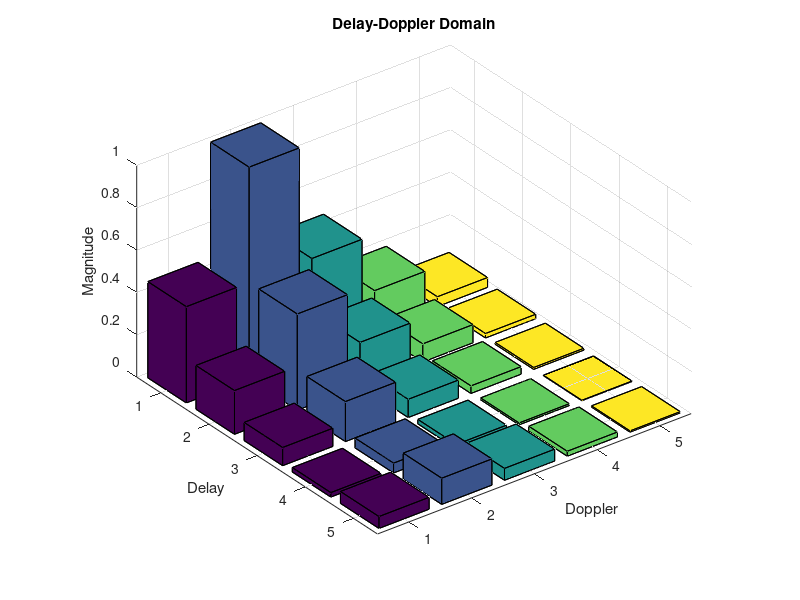
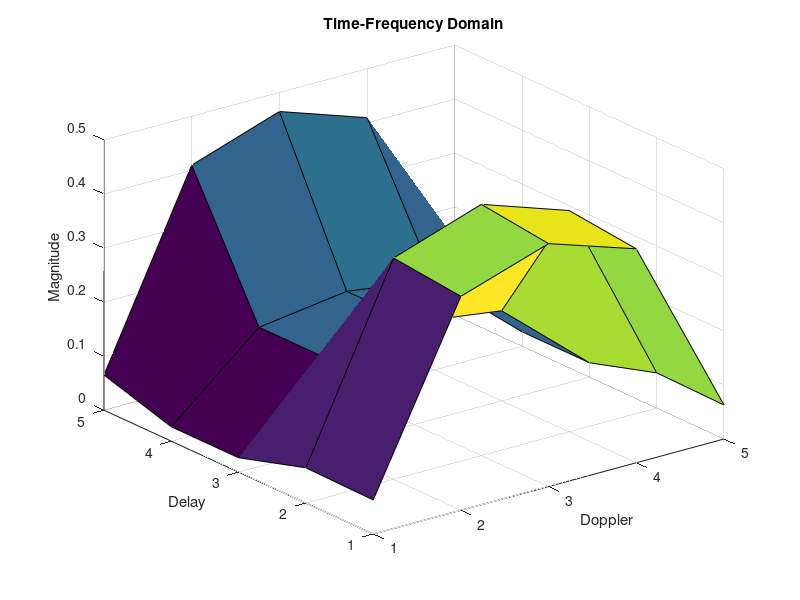
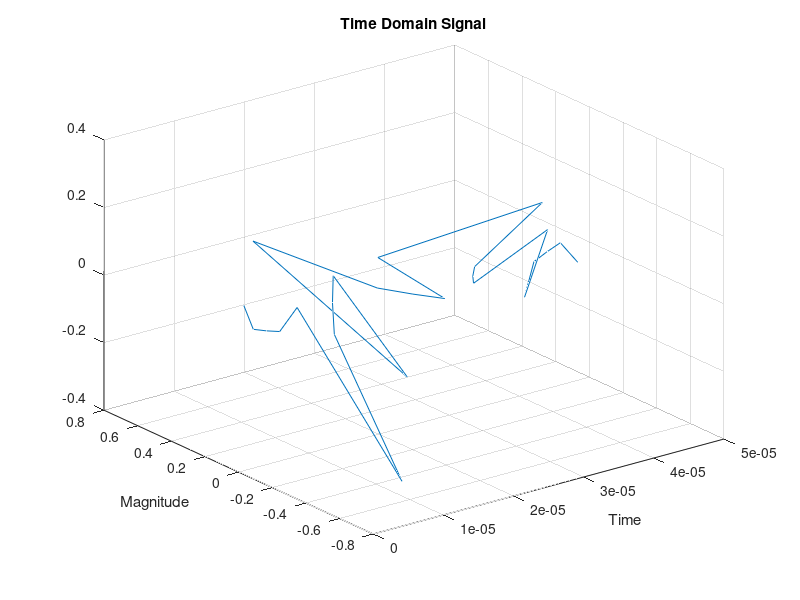
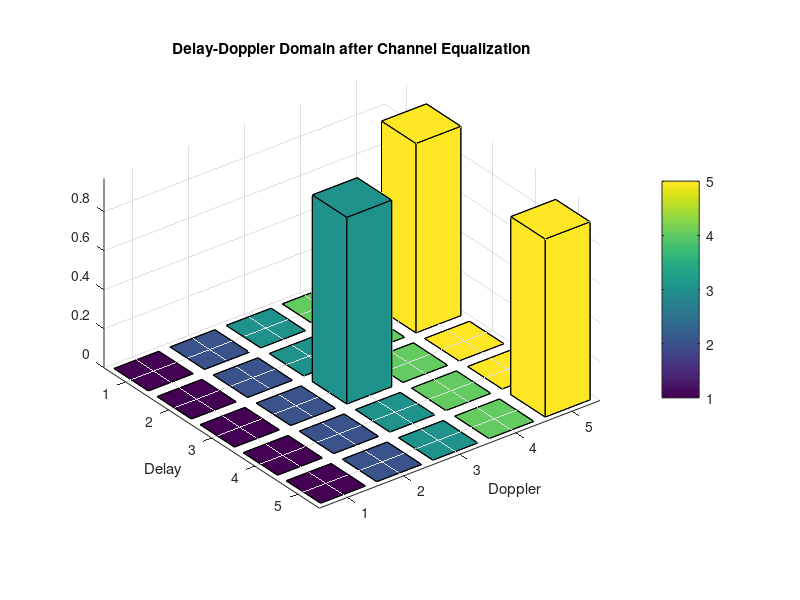

These figures' MATLAB source, in order:
clc;
clear;
close all;
%--------------------------------------------------------------------------
%delay Doppler grid dimensions
%span of delay axis
T = 50e-6;
%span of Doppler axis
Delf = 20e3;
%number of cells along Doppler
M = input("Enter the value of M: ");
%Number of cells across Delay
N = input("Enter the value of N: ");
%channel paths
P = input("Enter the value of P: ");
%delay axis
delay_axis = 0:T/N:T-T/N;
%Doppler axis
doppler_axis = -Delf/2:Delf/N:Delf/2-Delf/N;
%% %transmit signal
dd_xmit = zeros(N,M);
%ideal pulse transmit signal in dd domain
%dd_xmit(1,2) = 1;
%dd_xmit(1,4) = 1;
%delay axis location of symbol
tx_symbol_n = 0;
%Doppler axis location of symbol
tx_symbol_m = 1;
for i = 1:length(tx_symbol_n)
    n=N/2-tx_symbol_n(i);m=M/2-tx_symbol_m(i);
    [M_ax,N_ax] = meshgrid((-M/2+m:M/2+m-1),(-N/2+n:N/2+n-1));
    dd_xmit = dd_xmit + sinc(M_ax/(0.5*pi)).*sinc(N_ax/(0.5*pi));
end
%% ISFFT to convert to time-frequency grid
X = fftshift(fft(fftshift(ifft(dd_xmit).',1)).',2); %Method 1
%X = fft(ifft(dd_xmit).').'/sqrt(M/N); %Method 2
%% Heisenberg transform to convert to time domain transmit signal
s_mat = ifft(X,M,1)*sqrt(M); % Heisenberg transform %Method 1
%s_mat = ifft(X.')*sqrt(M); %Method 2
s = s_mat(:);
%% channel equalization
r = zeros(size(s));

%channel_delay = [10,12,13]; %Method 1
%channel_doppler = [2,3,4]; %Method 1

channel_coefficients = rand(P, 1); % Channel coefficients
channel_delay = randi([1, M], P, 1); % Delay shifts %Method 2
channel_doppler = randi([1, N], P, 1); % Doppler shifts %Method 2

for i=1:length(channel_delay)
    r = r + circshift(s.*exp(-1j*2*pi*channel_doppler(i)/(M*N).*(1:M*N)'),-channel_delay(i));
end

Y_DD = zeros(M, N);
for i = 1:P
    Y_DD(channel_delay(i), channel_doppler(i)) = channel_coefficients(i);
end
Y_DD_equalized = Y_DD;

snr = 30;
r = awgn(r,snr);
time_axis = (0:1/(M*N):1-1/(M*N))*T;
%% Receiver
r_mat = reshape(r,N,M);
% Wigner transform to convert to time frequency grid
Y = fft(r_mat,M,1)/sqrt(M); % Wigner transform %Method 1

%Y = fft(r_mat)/sqrt(M); % Wigner transform %Method 2
%Y = Y.'; %Method 2

% SFFT to transform to DD domain again
dd_rx = fftshift(ifft(fftshift(fft(Y).')).'); %Method 1
%dd_rx = ifft(fft(Y).').'/sqrt(N/M); %Method 2
%% plots (Method 1)
%figure;
%title("Transmit side");
%subplot(3,1,1);
%bar3(doppler_axis,delay_axis, abs(dd_xmit))
%subplot(3,1,2);
%surf(doppler_axis,delay_axis, real(X))
%subplot(3,1,3);
%plot3(time_axis,abs(s).*cos(angle(s)),abs(s).*sin(angle(s)));
%grid on

%figure;
%bar3(Y_DD_equalized);
%colorbar;
%xlabel('Doppler');
%ylabel('Delay');
%title('Delay-Doppler Domain Representation of OTFS Symbols after Channel Equalization');

%figure;
%title("Receive side");
%subplot(3,1,1);
%plot3(time_axis,abs(r).*cos(angle(r)),abs(r).*sin(angle(r)));
%grid on
%subplot(3,1,2);
%surf(doppler_axis,delay_axis, real(Y))
%subplot(3,1,3);
%bar3(doppler_axis,delay_axis, abs(dd_rx))
%% plots (Method 2)
figure('Name','Transmit side');
bar3(abs(dd_xmit));
xlabel('Doppler');
ylabel('Delay');
zlabel('Magnitude');
title('Delay-Doppler Domain');
%--------------------------------------------------------------------------
figure('Name','Transmit side');
surf(abs(X));
xlabel('Doppler');
ylabel('Delay');
zlabel('Magnitude');
title('Time-Frequency Domain');
%--------------------------------------------------------------------------
figure('Name','Transmit side');
plot3(time_axis,abs(s).*cos(angle(s)),abs(s).*sin(angle(s)));
grid on
xlabel('Time');
ylabel('Magnitude');
title('Time Domain Signal');
%--------------------------------------------------------------------------
figure('Name','Channel Equalization');
bar3(Y_DD_equalized);
colorbar;
xlabel('Doppler');
ylabel('Delay');
title('Delay-Doppler Domain after Channel Equalization');
%--------------------------------------------------------------------------
figure('Name','Receive side');
plot3(time_axis,abs(r).*cos(angle(r)),abs(r).*sin(angle(r)));
grid on
xlabel('Time');
ylabel('Magnitude');
title('Time Domain Signal');
%--------------------------------------------------------------------------
figure('Name','Receive side');
surf(abs(Y))
xlabel('Doppler');
ylabel('Delay');
zlabel('Magnitude');
title('Time-Frequency Domain');
%--------------------------------------------------------------------------
figure('Name','Receive side');
bar3(abs(dd_rx))
xlabel('Doppler');
ylabel('Delay');
zlabel('Magnitude');
title('Delay-Doppler Domain');
